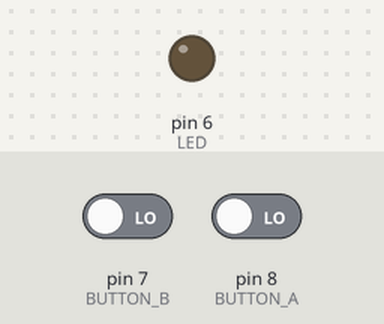
This sketch was run on a simulated Arduino Uno, built with avr-gcc and run on an emulated ATmega328P. On the bench: output pins drawn as LEDs (lit = HIGH). The test bench sets the inputs (shaded band); at power-on: pin 7 (BUTTON_B) LOW, pin 8 (BUTTON_A) LOW.

Above: at 1.2 s.
1.3 s: pin 7 (BUTTON_B) driven HIGH and pin 8 (BUTTON_A) driven HIGH
At 1.6 s:
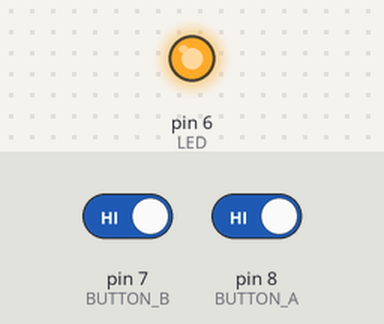
2.8 s: pin 7 (BUTTON_B) driven LOW
At 4.0 s:
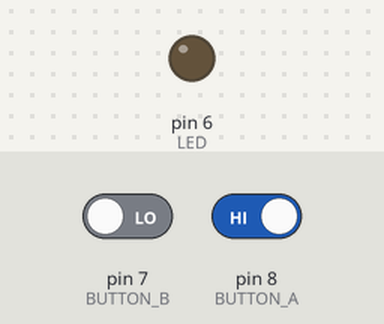
4.3 s: pin 7 (BUTTON_B) driven HIGH
At 5.1 s:
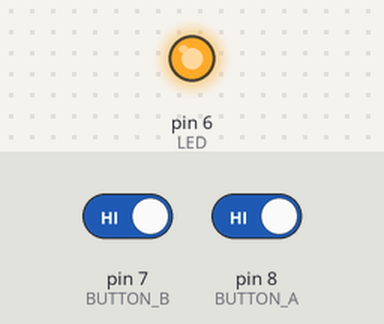
Timing chart, 0 to 7.3 s (numbered marks = the images above; inputs shaded):
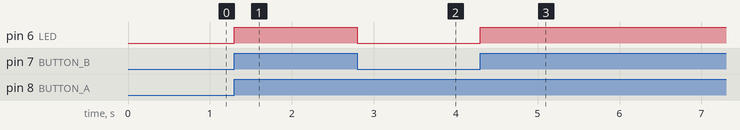

Measured:
- after the input at 1.3 s, pin 6 (LED): LOW → HIGH at once
- after the input at 2.8 s, pin 6 (LED): HIGH → LOW at once
- after the input at 4.3 s, pin 6 (LED): LOW → HIGH at once

The sketch:

andGate.ino
```cpp
#define BUTTON_A 8
#define BUTTON_B 7
#define LED 6
int buttonAState=0, buttonBState =0;

void setup() {
  // put your setup code here, to run once:
  pinMode(LED, OUTPUT);
  pinMode(BUTTON_A, INPUT);
  pinMode(BUTTON_B, INPUT);
}

void loop() {
  //reads both pins, storing either HIGH or LOW in a variable
  buttonAState = digitalRead(BUTTON_A);
  buttonBState = digitalRead(BUTTON_B);
  //if both buttons are high, our AND gate is true!
  if (buttonAState == HIGH && buttonBState == HIGH){
    //So we turn on the LED by writing HIGH to that pin
    digitalWrite(LED, HIGH);
  }
  else{
    //otherwise we turn it off!
    digitalWrite(LED, LOW);
  }
}
```
